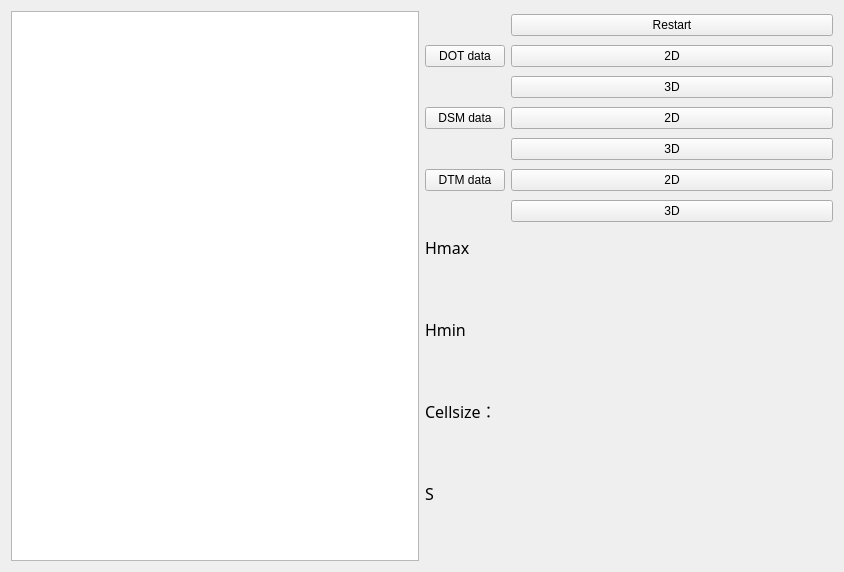
<?xml version="1.0" encoding="UTF-8"?>
<ui version="4.0">
 <class>Form</class>
 <widget class="QWidget" name="Form">
  <property name="geometry">
   <rect>
    <x>0</x>
    <y>0</y>
    <width>844</width>
    <height>572</height>
   </rect>
  </property>
  <property name="windowTitle">
   <string>Form</string>
  </property>
  <layout class="QHBoxLayout" name="horizontalLayout">
   <item>
    <widget class="GraphicsLayoutWidget" name="graphicsView"/>
   </item>
   <item>
    <layout class="QGridLayout" name="gridLayout">
     <item row="0" column="1">
      <widget class="QPushButton" name="pushButton">
       <property name="text">
        <string>Restart</string>
       </property>
      </widget>
     </item>
     <item row="1" column="0">
      <widget class="QPushButton" name="dotdata">
       <property name="text">
        <string>DOT data</string>
       </property>
      </widget>
     </item>
     <item row="1" column="1">
      <widget class="QPushButton" name="DOT2">
       <property name="sizePolicy">
        <sizepolicy hsizetype="Expanding" vsizetype="Fixed">
         <horstretch>0</horstretch>
         <verstretch>5</verstretch>
        </sizepolicy>
       </property>
       <property name="maximumSize">
        <size>
         <width>16777215</width>
         <height>16777215</height>
        </size>
       </property>
       <property name="sizeIncrement">
        <size>
         <width>5</width>
         <height>5</height>
        </size>
       </property>
       <property name="baseSize">
        <size>
         <width>5</width>
         <height>5</height>
        </size>
       </property>
       <property name="text">
        <string>2D</string>
       </property>
       <property name="iconSize">
        <size>
         <width>18</width>
         <height>18</height>
        </size>
       </property>
      </widget>
     </item>
     <item row="2" column="1">
      <widget class="QPushButton" name="DOT3">
       <property name="text">
        <string>3D</string>
       </property>
      </widget>
     </item>
     <item row="3" column="0">
      <widget class="QPushButton" name="dsmdata">
       <property name="text">
        <string>DSM data</string>
       </property>
      </widget>
     </item>
     <item row="3" column="1">
      <widget class="QPushButton" name="DSM2">
       <property name="sizePolicy">
        <sizepolicy hsizetype="Expanding" vsizetype="Fixed">
         <horstretch>0</horstretch>
         <verstretch>5</verstretch>
        </sizepolicy>
       </property>
       <property name="maximumSize">
        <size>
         <width>16777215</width>
         <height>16777215</height>
        </size>
       </property>
       <property name="sizeIncrement">
        <size>
         <width>5</width>
         <height>5</height>
        </size>
       </property>
       <property name="baseSize">
        <size>
         <width>5</width>
         <height>5</height>
        </size>
       </property>
       <property name="text">
        <string>2D</string>
       </property>
       <property name="iconSize">
        <size>
         <width>18</width>
         <height>18</height>
        </size>
       </property>
      </widget>
     </item>
     <item row="4" column="1">
      <widget class="QPushButton" name="DSM3">
       <property name="text">
        <string>3D</string>
       </property>
      </widget>
     </item>
     <item row="5" column="0">
      <widget class="QPushButton" name="pushButton_2">
       <property name="text">
        <string>DTM data</string>
       </property>
      </widget>
     </item>
     <item row="5" column="1">
      <widget class="QPushButton" name="DTM2">
       <property name="sizePolicy">
        <sizepolicy hsizetype="Expanding" vsizetype="Fixed">
         <horstretch>0</horstretch>
         <verstretch>5</verstretch>
        </sizepolicy>
       </property>
       <property name="maximumSize">
        <size>
         <width>16777215</width>
         <height>16777215</height>
        </size>
       </property>
       <property name="sizeIncrement">
        <size>
         <width>5</width>
         <height>5</height>
        </size>
       </property>
       <property name="baseSize">
        <size>
         <width>5</width>
         <height>5</height>
        </size>
       </property>
       <property name="text">
        <string>2D</string>
       </property>
       <property name="iconSize">
        <size>
         <width>18</width>
         <height>18</height>
        </size>
       </property>
      </widget>
     </item>
     <item row="6" column="1">
      <widget class="QPushButton" name="DTM3">
       <property name="text">
        <string>3D</string>
       </property>
      </widget>
     </item>
     <item row="7" column="0">
      <widget class="QLabel" name="label_6">
       <property name="minimumSize">
        <size>
         <width>60</width>
         <height>30</height>
        </size>
       </property>
       <property name="maximumSize">
        <size>
         <width>65</width>
         <height>32</height>
        </size>
       </property>
       <property name="font">
        <font>
         <family>新宋体</family>
         <pointsize>12</pointsize>
         <weight>50</weight>
         <bold>false</bold>
        </font>
       </property>
       <property name="text">
        <string>Hmax</string>
       </property>
      </widget>
     </item>
     <item row="8" column="1">
      <widget class="QLabel" name="label_max">
       <property name="sizePolicy">
        <sizepolicy hsizetype="Expanding" vsizetype="Expanding">
         <horstretch>0</horstretch>
         <verstretch>0</verstretch>
        </sizepolicy>
       </property>
       <property name="minimumSize">
        <size>
         <width>60</width>
         <height>30</height>
        </size>
       </property>
       <property name="maximumSize">
        <size>
         <width>80</width>
         <height>32</height>
        </size>
       </property>
       <property name="font">
        <font>
         <family>新宋体</family>
         <pointsize>12</pointsize>
         <underline>false</underline>
        </font>
       </property>
       <property name="text">
        <string/>
       </property>
       <property name="alignment">
        <set>Qt::AlignLeading|Qt::AlignLeft|Qt::AlignVCenter</set>
       </property>
       <property name="wordWrap">
        <bool>true</bool>
       </property>
      </widget>
     </item>
     <item row="9" column="0">
      <widget class="QLabel" name="label_7">
       <property name="minimumSize">
        <size>
         <width>60</width>
         <height>30</height>
        </size>
       </property>
       <property name="maximumSize">
        <size>
         <width>65</width>
         <height>32</height>
        </size>
       </property>
       <property name="font">
        <font>
         <family>新宋体</family>
         <pointsize>12</pointsize>
         <weight>50</weight>
         <bold>false</bold>
        </font>
       </property>
       <property name="text">
        <string>Hmin</string>
       </property>
      </widget>
     </item>
     <item row="10" column="1">
      <widget class="QLabel" name="label_min">
       <property name="sizePolicy">
        <sizepolicy hsizetype="Expanding" vsizetype="Expanding">
         <horstretch>0</horstretch>
         <verstretch>0</verstretch>
        </sizepolicy>
       </property>
       <property name="minimumSize">
        <size>
         <width>60</width>
         <height>30</height>
        </size>
       </property>
       <property name="maximumSize">
        <size>
         <width>80</width>
         <height>32</height>
        </size>
       </property>
       <property name="font">
        <font>
         <family>新宋体</family>
         <pointsize>12</pointsize>
        </font>
       </property>
       <property name="text">
        <string/>
       </property>
       <property name="alignment">
        <set>Qt::AlignLeading|Qt::AlignLeft|Qt::AlignVCenter</set>
       </property>
       <property name="wordWrap">
        <bool>true</bool>
       </property>
      </widget>
     </item>
     <item row="11" column="0">
      <widget class="QLabel" name="label_9">
       <property name="minimumSize">
        <size>
         <width>60</width>
         <height>30</height>
        </size>
       </property>
       <property name="maximumSize">
        <size>
         <width>65</width>
         <height>32</height>
        </size>
       </property>
       <property name="font">
        <font>
         <family>新宋体</family>
         <pointsize>12</pointsize>
         <weight>50</weight>
         <bold>false</bold>
        </font>
       </property>
       <property name="text">
        <string>Cellsize：</string>
       </property>
      </widget>
     </item>
     <item row="12" column="1">
      <widget class="QLabel" name="label_cell">
       <property name="sizePolicy">
        <sizepolicy hsizetype="Expanding" vsizetype="Expanding">
         <horstretch>0</horstretch>
         <verstretch>0</verstretch>
        </sizepolicy>
       </property>
       <property name="minimumSize">
        <size>
         <width>60</width>
         <height>30</height>
        </size>
       </property>
       <property name="maximumSize">
        <size>
         <width>80</width>
         <height>32</height>
        </size>
       </property>
       <property name="font">
        <font>
         <family>新宋体</family>
         <pointsize>12</pointsize>
        </font>
       </property>
       <property name="text">
        <string/>
       </property>
       <property name="alignment">
        <set>Qt::AlignLeading|Qt::AlignLeft|Qt::AlignVCenter</set>
       </property>
       <property name="wordWrap">
        <bool>true</bool>
       </property>
      </widget>
     </item>
     <item row="13" column="0">
      <widget class="QLabel" name="label_8">
       <property name="minimumSize">
        <size>
         <width>60</width>
         <height>30</height>
        </size>
       </property>
       <property name="maximumSize">
        <size>
         <width>65</width>
         <height>32</height>
        </size>
       </property>
       <property name="font">
        <font>
         <family>新宋体</family>
         <pointsize>12</pointsize>
         <weight>50</weight>
         <bold>false</bold>
        </font>
       </property>
       <property name="text">
        <string>S</string>
       </property>
      </widget>
     </item>
     <item row="14" column="1">
      <widget class="QLabel" name="label_s">
       <property name="enabled">
        <bool>true</bool>
       </property>
       <property name="sizePolicy">
        <sizepolicy hsizetype="Expanding" vsizetype="Preferred">
         <horstretch>0</horstretch>
         <verstretch>0</verstretch>
        </sizepolicy>
       </property>
       <property name="minimumSize">
        <size>
         <width>60</width>
         <height>30</height>
        </size>
       </property>
       <property name="maximumSize">
        <size>
         <width>80</width>
         <height>32</height>
        </size>
       </property>
       <property name="font">
        <font>
         <family>新宋体</family>
         <pointsize>12</pointsize>
        </font>
       </property>
       <property name="text">
        <string/>
       </property>
       <property name="alignment">
        <set>Qt::AlignLeading|Qt::AlignLeft|Qt::AlignVCenter</set>
       </property>
       <property name="wordWrap">
        <bool>true</bool>
       </property>
      </widget>
     </item>
    </layout>
   </item>
  </layout>
 </widget>
 <customwidgets>
  <customwidget>
   <class>GraphicsLayoutWidget</class>
   <extends>QGraphicsView</extends>
   <header>pyqtgraph</header>
  </customwidget>
 </customwidgets>
 <resources/>
 <connections/>
</ui>
